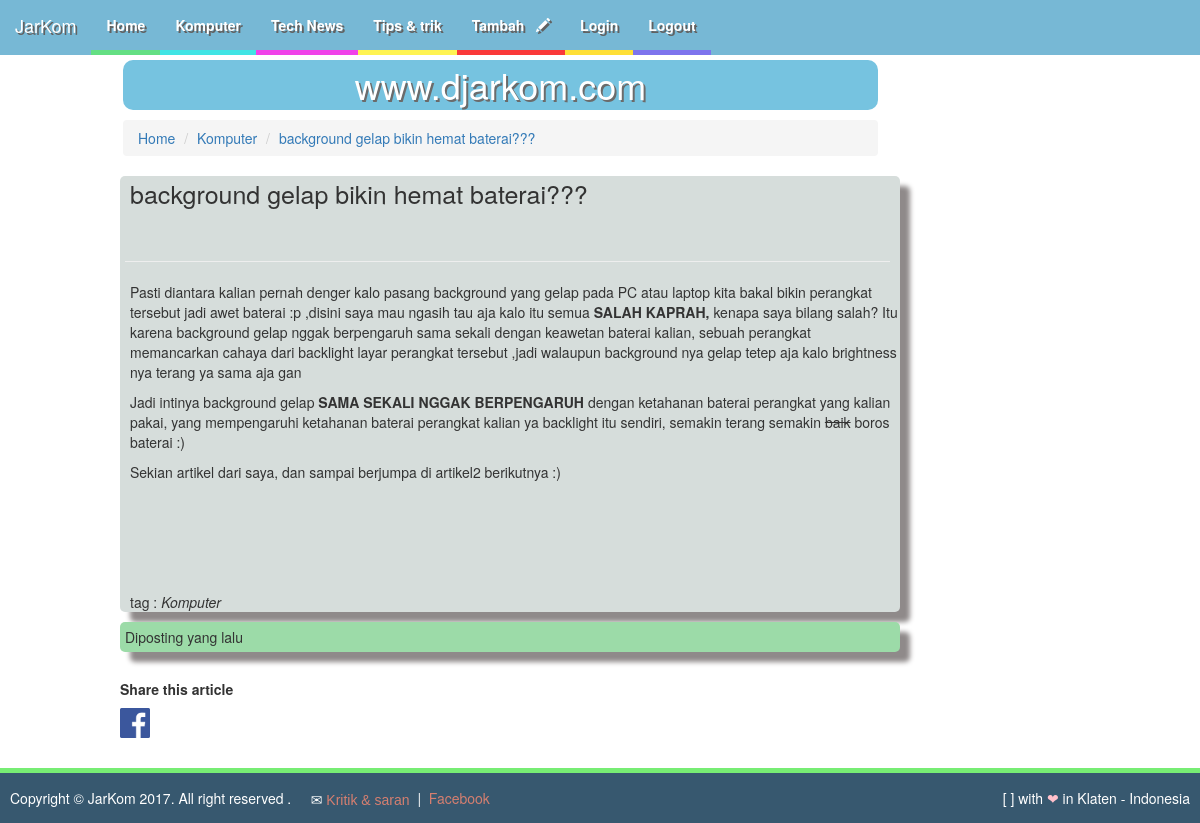
Screenshot of /single.php?id=110 with the database file from the repository.
### tables this page shows
CREATE TABLE IF NOT EXISTS `blog` (
  `id` int(11) NOT NULL,
  `judul` varchar(100) NOT NULL,
  `isi` varchar(10000) NOT NULL,
  `waktu` timestamp NOT NULL DEFAULT CURRENT_TIMESTAMP,
  `tag` varchar(20) NOT NULL,
  `gambar` varchar(100) NOT NULL
);

### blog.php (called while the page is built, shortened)
<?php
function tampilkan_per_id($id){
  global $link;
  $query  = "SELECT * FROM blog WHERE id=$id";
  $result = mysqli_query($link, $query) or die('gagal menampilkan data');
  return $result;
}
 ?>

### single.php (the view, shortened to what this page needs)
<?php
require_once "view/header.php";
$id = $_GET['id'];
if(isset($_GET['id'])){
  $article = tampilkan_per_id($id);
  while($row= mysqli_fetch_assoc($article)){
    $judul_awal = $row['judul'];
    $konten_awal = $row['isi'];
    $tag_awal = $row['tag'];
  }
}
?>
<!DOCTYPE html>
<div class="container">
  <h1 class="jarkomh1">www.djarkom.com</h1>
  <ul class="breadcrumb">
    <li><a href="index.php">Home</a></li>
    <li><a href="#" style="text-decoration:none;"><?=$tag_awal?></a></li>
    <li><a href="#" style="text-decoration:none;"><?=$judul_awal?></a></li>
  </ul>
</div>
<div class="wrap">
<p id="judul_single" class="isi">
  <?= $judul_awal; ?>
</p>
<p id="isi_single" class="isi">
  <?= $konten_awal; ?>
</p>
<br><br><br><br><br>
<p id="tag_single" class="tag">
  <span style="font-style:normal">tag :</span> <?= $tag_awal; ?>
</p>
</div>
<div class="interval">
<?php
  $now = new DateTime();
  $content = new DateTime('');
  $interval = $content->diff($now);
  echo 'Diposting ' . checkDifference($interval) . ' yang lalu';
 ?>
</div>
<h5 style="margin-left: 10%;"><b>Share this article</b></h5>
<a id="button" onClick="window.open('http://www.facebook.com/sharer.php?s=100&amp;p[title]=<?php echo $title; ?>&amp;p[summary]=<?php echo $summary;?>&amp;p[url]=<?php echo $url; ?>&amp;&p[images][0]=<?php echo $image;?>', 'sharer', 'toolbar=0,status=0,width=550,height=400');" target="_parent" href="javascript: void(0)">
  <img src="img/facebook.png" width="40px;" class="share">
</a>
 <?php
 require_once "view/footer.php"
 ?>

### view/style.css (style rules this page uses)
* { margin:0; padding:0; }
#judul_single { font-size: 25px; margin-left: 10px; margin-right: 10px; }
#tag_single { font-style: italic; }

### single.php (style rules this page uses)
hr { margin-left: 5px; }
p { width: 100%; margin-left: 10px; }
.wrap { border-radius: 5px; box-shadow: 10px 10px 5px #8f8a8a; background-color: rgb(214, 221, 219); width: 65%; margin-left: 10%; padding-right: 10px; min-height: 100%; }
.wrap_image { padding-right: 10px; }
.container { width: 65%; margin-left: 9%; padding-right: 10px; }
.jarkomh1 { text-align: center; color: white; text-shadow: 2px 2px #6b6b6b; background-color: #76c3e0; padding: 5px; border-radius: 10px; }
.share { margin-left: 10%; padding-right: 10px; min-height: 100%; }
.interval { margin-left: 10%; background-color: #9cdba8; width: 65%; border-radius: 5px; padding: 5px; box-shadow: 10px 10px 5px #8f8a8a; }
#button { text-decoration: none; }

### rows the page displays
blog: tag "Komputer", judul "background gelap bikin hemat baterai???", isi "Pasti diantara kalian pernah denger kalo pasang background yang gelap pada PC atau laptop kita bakal bikin perangkat tersebut jadi awet baterai :p ,disini saya mau ngasih tau aja kalo itu semua SALAH KAPRAH, kenapa saya bilang salah? Itu karena background gelap nggak berpengaruh sama sekali dengan keawetan baterai kalian, sebuah perangkat memancarkan cahaya dari backlight layar perangkat tersebut ,jadi walaupun background nya gelap tetep aja kalo brightness nya terang ya sama aja gan Jadi intinya background gelap SAMA SEKALI NGGAK BERPENGARUH dengan ketahanan baterai perangkat yang kalian pakai, yang mempengaruhi ketahanan baterai perangkat kalian ya backlight itu sendiri, semakin terang…"
